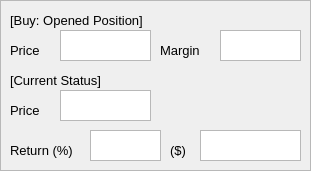
  <widget class="QFrame" name="frame_3">
   <property name="geometry">
    <rect>
     <x>480</x>
     <y>30</y>
     <width>311</width>
     <height>171</height>
    </rect>
   </property>
   <property name="frameShape">
    <enum>QFrame::StyledPanel</enum>
   </property>
   <property name="frameShadow">
    <enum>QFrame::Raised</enum>
   </property>
   <widget class="QLabel" name="label_25">
    <property name="geometry">
     <rect>
      <x>10</x>
      <y>10</y>
      <width>231</width>
      <height>21</height>
     </rect>
    </property>
    <property name="font">
     <font>
      <pointsize>10</pointsize>
     </font>
    </property>
    <property name="text">
     <string>[Buy: Opened Position]</string>
    </property>
   </widget>
   <widget class="QLabel" name="label_oprice">
    <property name="geometry">
     <rect>
      <x>10</x>
      <y>40</y>
      <width>41</width>
      <height>21</height>
     </rect>
    </property>
    <property name="font">
     <font>
      <pointsize>10</pointsize>
     </font>
    </property>
    <property name="text">
     <string>Price</string>
    </property>
   </widget>
   <widget class="QTextEdit" name="o_price">
    <property name="geometry">
     <rect>
      <x>60</x>
      <y>30</y>
      <width>91</width>
      <height>31</height>
     </rect>
    </property>
    <property name="font">
     <font>
      <pointsize>10</pointsize>
     </font>
    </property>
    <property name="verticalScrollBarPolicy">
     <enum>Qt::ScrollBarAlwaysOff</enum>
    </property>
    <property name="readOnly">
     <bool>true</bool>
    </property>
    <property name="html">
     <string>&lt;!DOCTYPE HTML PUBLIC &quot;-//W3C//DTD HTML 4.0//EN&quot; &quot;http://www.w3.org/TR/REC-html40/strict.dtd&quot;&gt;
&lt;html&gt;&lt;head&gt;&lt;meta name=&quot;qrichtext&quot; content=&quot;1&quot; /&gt;&lt;style type=&quot;text/css&quot;&gt;
p, li { white-space: pre-wrap; }
&lt;/style&gt;&lt;/head&gt;&lt;body style=&quot; font-family:'.AppleSystemUIFont'; font-size:10pt; font-weight:400; font-style:normal;&quot;&gt;
&lt;p style=&quot;-qt-paragraph-type:empty; margin-top:0px; margin-bottom:0px; margin-left:0px; margin-right:0px; -qt-block-indent:0; text-indent:0px; font-size:13pt;&quot;&gt;&lt;br /&gt;&lt;/p&gt;&lt;/body&gt;&lt;/html&gt;</string>
    </property>
   </widget>
   <widget class="QLabel" name="label_margin">
    <property name="geometry">
     <rect>
      <x>160</x>
      <y>40</y>
      <width>61</width>
      <height>21</height>
     </rect>
    </property>
    <property name="font">
     <font>
      <pointsize>10</pointsize>
     </font>
    </property>
    <property name="text">
     <string>Margin</string>
    </property>
   </widget>
   <widget class="QTextEdit" name="pos_margin">
    <property name="geometry">
     <rect>
      <x>220</x>
      <y>30</y>
      <width>81</width>
      <height>31</height>
     </rect>
    </property>
    <property name="font">
     <font>
      <pointsize>10</pointsize>
     </font>
    </property>
    <property name="verticalScrollBarPolicy">
     <enum>Qt::ScrollBarAlwaysOff</enum>
    </property>
    <property name="readOnly">
     <bool>true</bool>
    </property>
    <property name="html">
     <string>&lt;!DOCTYPE HTML PUBLIC &quot;-//W3C//DTD HTML 4.0//EN&quot; &quot;http://www.w3.org/TR/REC-html40/strict.dtd&quot;&gt;
&lt;html&gt;&lt;head&gt;&lt;meta name=&quot;qrichtext&quot; content=&quot;1&quot; /&gt;&lt;style type=&quot;text/css&quot;&gt;
p, li { white-space: pre-wrap; }
&lt;/style&gt;&lt;/head&gt;&lt;body style=&quot; font-family:'.AppleSystemUIFont'; font-size:10pt; font-weight:400; font-style:normal;&quot;&gt;
&lt;p style=&quot;-qt-paragraph-type:empty; margin-top:0px; margin-bottom:0px; margin-left:0px; margin-right:0px; -qt-block-indent:0; text-indent:0px; font-size:13pt;&quot;&gt;&lt;br /&gt;&lt;/p&gt;&lt;/body&gt;&lt;/html&gt;</string>
    </property>
   </widget>
   <widget class="QLabel" name="label_28">
    <property name="geometry">
     <rect>
      <x>10</x>
      <y>70</y>
      <width>161</width>
      <height>21</height>
     </rect>
    </property>
    <property name="font">
     <font>
      <pointsize>10</pointsize>
     </font>
    </property>
    <property name="text">
     <string>[Current Status]</string>
    </property>
   </widget>
   <widget class="QLabel" name="label_cprice">
    <property name="geometry">
     <rect>
      <x>10</x>
      <y>100</y>
      <width>51</width>
      <height>21</height>
     </rect>
    </property>
    <property name="font">
     <font>
      <pointsize>10</pointsize>
     </font>
    </property>
    <property name="text">
     <string>Price</string>
    </property>
   </widget>
   <widget class="QTextEdit" name="c_price">
    <property name="geometry">
     <rect>
      <x>60</x>
      <y>90</y>
      <width>91</width>
      <height>31</height>
     </rect>
    </property>
    <property name="font">
     <font>
      <pointsize>10</pointsize>
     </font>
    </property>
    <property name="verticalScrollBarPolicy">
     <enum>Qt::ScrollBarAlwaysOff</enum>
    </property>
    <property name="readOnly">
     <bool>true</bool>
    </property>
    <property name="html">
     <string>&lt;!DOCTYPE HTML PUBLIC &quot;-//W3C//DTD HTML 4.0//EN&quot; &quot;http://www.w3.org/TR/REC-html40/strict.dtd&quot;&gt;
&lt;html&gt;&lt;head&gt;&lt;meta name=&quot;qrichtext&quot; content=&quot;1&quot; /&gt;&lt;style type=&quot;text/css&quot;&gt;
p, li { white-space: pre-wrap; }
&lt;/style&gt;&lt;/head&gt;&lt;body style=&quot; font-family:'.AppleSystemUIFont'; font-size:10pt; font-weight:400; font-style:normal;&quot;&gt;
&lt;p style=&quot;-qt-paragraph-type:empty; margin-top:0px; margin-bottom:0px; margin-left:0px; margin-right:0px; -qt-block-indent:0; text-indent:0px; font-size:13pt;&quot;&gt;&lt;br /&gt;&lt;/p&gt;&lt;/body&gt;&lt;/html&gt;</string>
    </property>
   </widget>
   <widget class="QLabel" name="label_return">
    <property name="geometry">
     <rect>
      <x>10</x>
      <y>140</y>
      <width>81</width>
      <height>21</height>
     </rect>
    </property>
    <property name="font">
     <font>
      <pointsize>10</pointsize>
     </font>
    </property>
    <property name="text">
     <string>Return (%)</string>
    </property>
   </widget>
   <widget class="QTextEdit" name="c_return">
    <property name="geometry">
     <rect>
      <x>90</x>
      <y>130</y>
      <width>71</width>
      <height>31</height>
     </rect>
    </property>
    <property name="font">
     <font>
      <pointsize>10</pointsize>
     </font>
    </property>
    <property name="verticalScrollBarPolicy">
     <enum>Qt::ScrollBarAlwaysOff</enum>
    </property>
    <property name="readOnly">
     <bool>true</bool>
    </property>
    <property name="html">
     <string>&lt;!DOCTYPE HTML PUBLIC &quot;-//W3C//DTD HTML 4.0//EN&quot; &quot;http://www.w3.org/TR/REC-html40/strict.dtd&quot;&gt;
&lt;html&gt;&lt;head&gt;&lt;meta name=&quot;qrichtext&quot; content=&quot;1&quot; /&gt;&lt;style type=&quot;text/css&quot;&gt;
p, li { white-space: pre-wrap; }
&lt;/style&gt;&lt;/head&gt;&lt;body style=&quot; font-family:'.AppleSystemUIFont'; font-size:10pt; font-weight:400; font-style:normal;&quot;&gt;
&lt;p style=&quot;-qt-paragraph-type:empty; margin-top:0px; margin-bottom:0px; margin-left:0px; margin-right:0px; -qt-block-indent:0; text-indent:0px; font-size:13pt;&quot;&gt;&lt;br /&gt;&lt;/p&gt;&lt;/body&gt;&lt;/html&gt;</string>
    </property>
   </widget>
   <widget class="QLabel" name="label_profit">
    <property name="geometry">
     <rect>
      <x>170</x>
      <y>140</y>
      <width>21</width>
      <height>21</height>
     </rect>
    </property>
    <property name="font">
     <font>
      <pointsize>10</pointsize>
     </font>
    </property>
    <property name="text">
     <string>($)</string>
    </property>
   </widget>
   <widget class="QTextEdit" name="c_earn">
    <property name="geometry">
     <rect>
      <x>200</x>
      <y>130</y>
      <width>101</width>
      <height>31</height>
     </rect>
    </property>
    <property name="font">
     <font>
      <pointsize>10</pointsize>
     </font>
    </property>
    <property name="verticalScrollBarPolicy">
     <enum>Qt::ScrollBarAlwaysOff</enum>
    </property>
    <property name="readOnly">
     <bool>true</bool>
    </property>
    <property name="html">
     <string>&lt;!DOCTYPE HTML PUBLIC &quot;-//W3C//DTD HTML 4.0//EN&quot; &quot;http://www.w3.org/TR/REC-html40/strict.dtd&quot;&gt;
&lt;html&gt;&lt;head&gt;&lt;meta name=&quot;qrichtext&quot; content=&quot;1&quot; /&gt;&lt;style type=&quot;text/css&quot;&gt;
p, li { white-space: pre-wrap; }
&lt;/style&gt;&lt;/head&gt;&lt;body style=&quot; font-family:'.AppleSystemUIFont'; font-size:10pt; font-weight:400; font-style:normal;&quot;&gt;
&lt;p style=&quot;-qt-paragraph-type:empty; margin-top:0px; margin-bottom:0px; margin-left:0px; margin-right:0px; -qt-block-indent:0; text-indent:0px; font-size:13pt;&quot;&gt;&lt;br /&gt;&lt;/p&gt;&lt;/body&gt;&lt;/html&gt;</string>
    </property>
   </widget>
  </widget>
